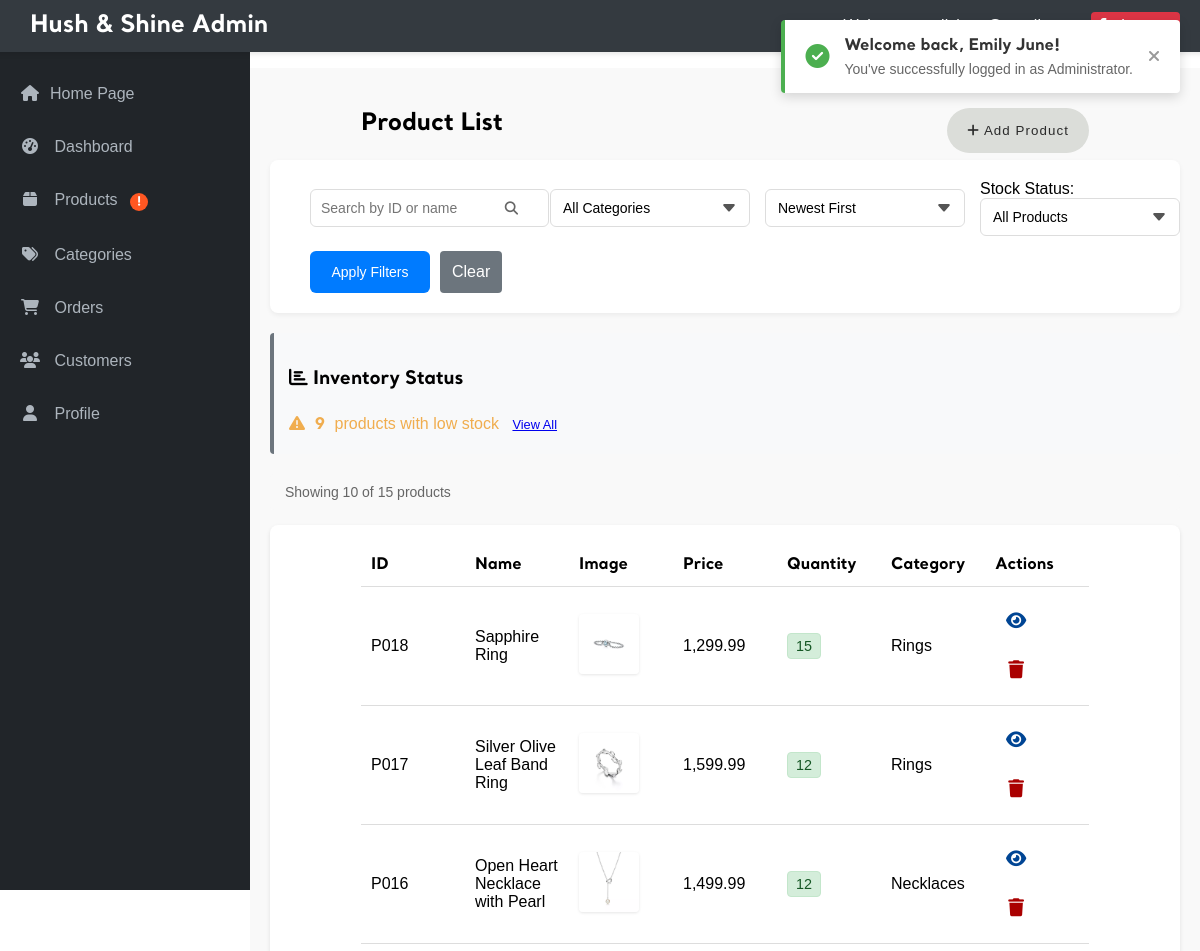
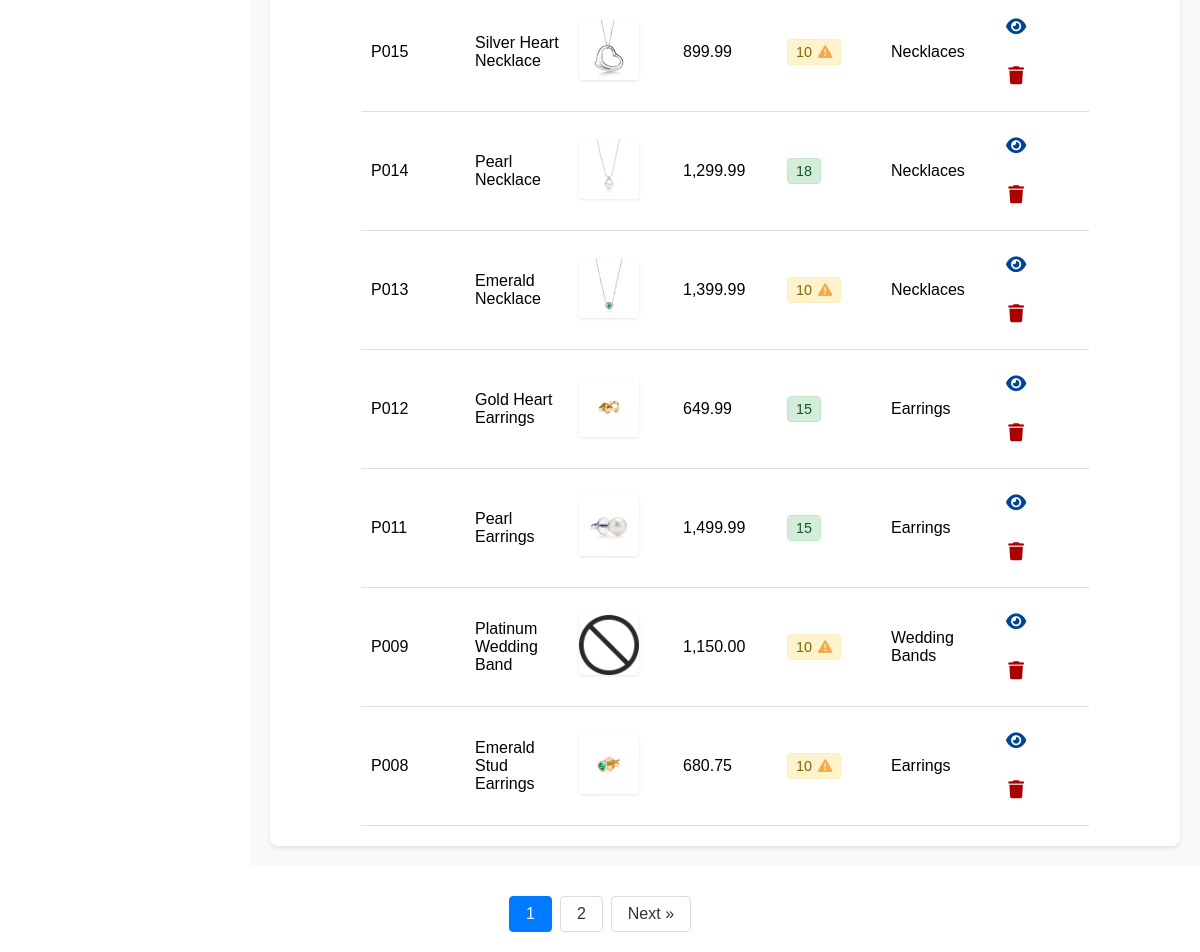
The page /admin/admin_products.php (signed in) on the database as committed earlier (2 pictures, top to bottom).
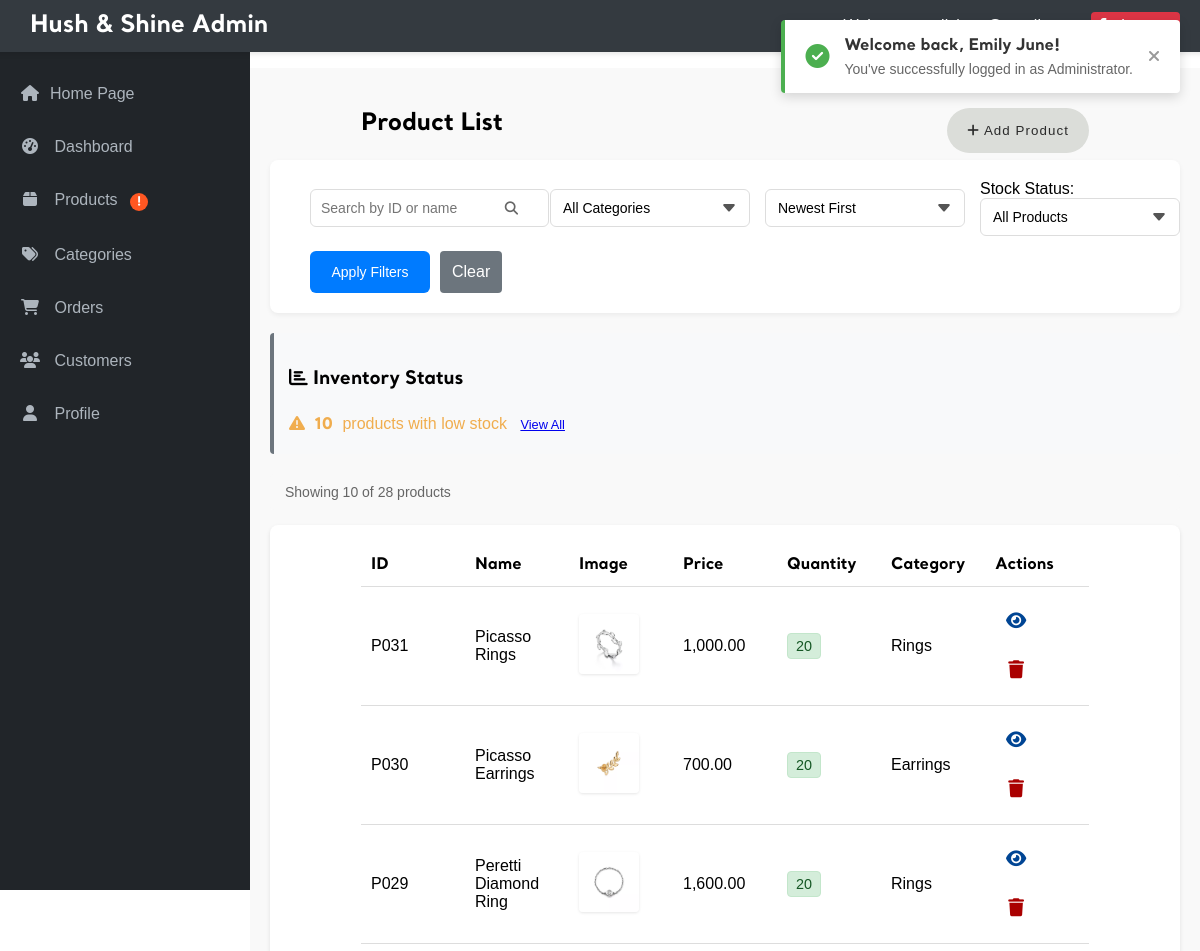
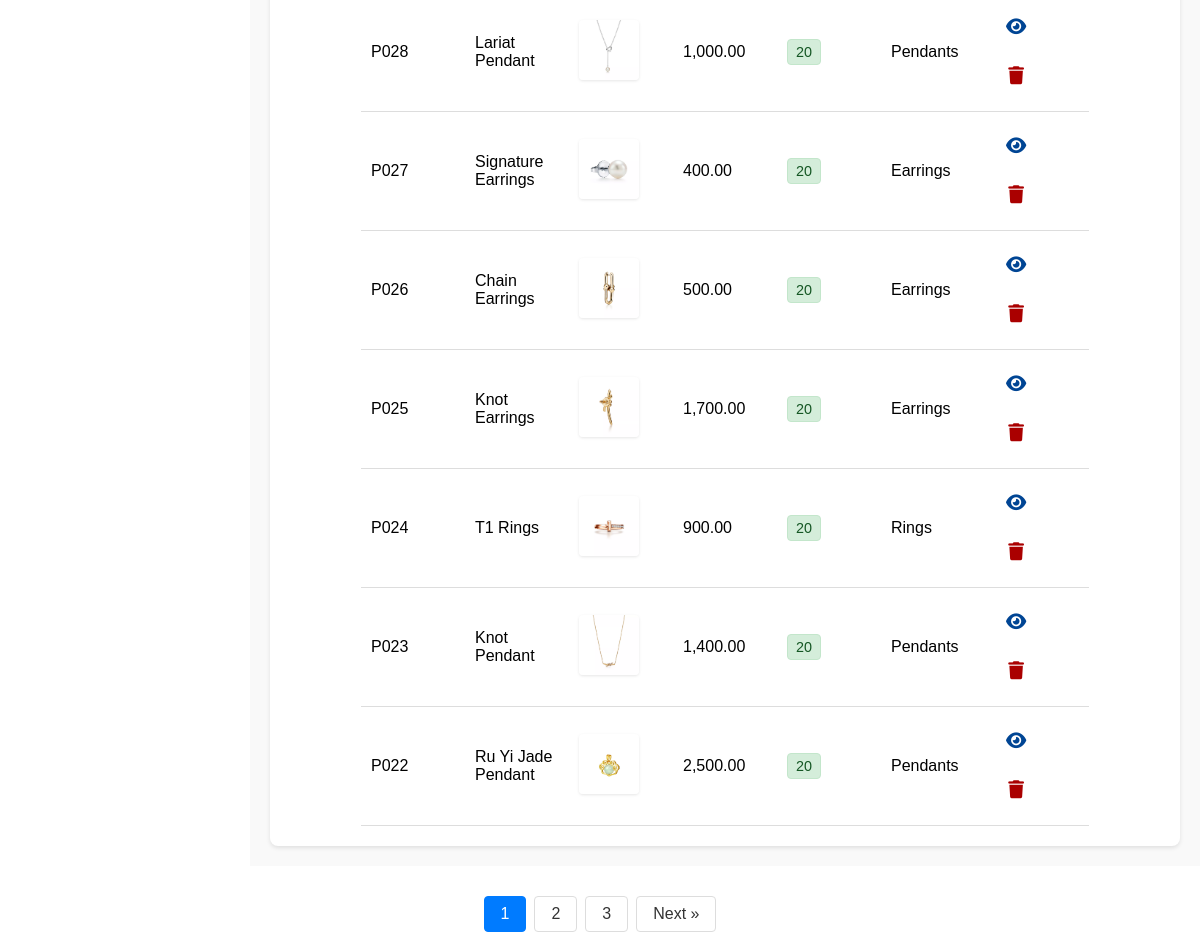
The same page on the database as committed later (2 pictures, top to bottom).
### tables this page shows
CREATE TABLE `product` (
  `prod_id` char(4) NOT NULL,
  `prod_name` varchar(100) NOT NULL,
  `prod_desc` varchar(200) NOT NULL,
  `price` double(7,2) NOT NULL,
  `quantity` int(4) NOT NULL,
  `cat_id` char(4) NOT NULL,
  `image` varchar(100) NOT NULL
);

CREATE TABLE `category` (
  `cat_id` varchar(4) NOT NULL,
  `cat_name` varchar(50) NOT NULL,
  `material_type` varchar(100) NOT NULL
);

### admin/admin_products.php (the view, shortened to what the changed rows need)
<?php
require_once '../_base.php';
include '../_head.php';
$page = isset($_GET['page']) ? (int)$_GET['page'] : 1;
$itemsPerPage = 10;
$offset = ($page - 1) * $itemsPerPage;
$searchTerm = isset($_GET['search']) ? trim($_GET['search']) : '';
$categoryFilter = isset($_GET['category']) ? $_GET['category'] : '';
$sortBy = isset($_GET['sort']) ? $_GET['sort'] : 'newest';
$stockFilter = isset($_GET['stock_filter']) ? $_GET['stock_filter'] : '';
$where = [];
$params = [];
$whereClause = !empty($where) ? ' WHERE ' . implode(' AND ', $where) : '';
$orderBy = match($sortBy) {
    'price_high' => 'p.price DESC',
    'price_low' => 'p.price ASC',
    'stock_high' => 'p.quantity DESC',
    'stock_low' => 'p.quantity ASC',
    'name_asc' => 'p.prod_name ASC',
    'name_desc' => 'p.prod_name DESC',
    'oldest' => 'p.prod_id ASC',
    default => 'p.prod_id DESC'
};
try {
    $countQuery = "SELECT COUNT(*) FROM product p" . $whereClause;
    $stmt = $_db->prepare($countQuery);
    $stmt->execute($params);
    $totalItems = $stmt->fetchColumn();
    $totalPages = ceil($totalItems / $itemsPerPage);
} catch (PDOException $e) {
    echo "Database error: " . $e->getMessage();
    exit;
}
try {
    $query = "SELECT p.prod_id, p.prod_name, p.prod_desc, p.price, p.quantity, p.cat_id as category, p.image
             FROM product p
             LEFT JOIN category c ON p.cat_id = c.cat_id"
             . $whereClause .
             " ORDER BY " . $orderBy .
             " LIMIT " . $itemsPerPage . " OFFSET " . $offset;
    $stmt = $_db->prepare($query);
    $stmt->execute($params);
    $products = $stmt->fetchAll(PDO::FETCH_ASSOC);
} catch (PDOException $e) {
    echo "Database error: " . $e->getMessage();
    exit;
}
?>
            <div class="admin-main">
                <div class="admin-title">
                    <h2>Product List</h2>
                </div>
                    <?php
                        try {
                            $lowStockQuery = $_db->prepare("SELECT COUNT(*) FROM product WHERE quantity <= ? AND quantity > 0");
                            $lowStockQuery->execute([LOW_STOCK_THRESHOLD]);
                            $lowStockCount = $lowStockQuery->fetchColumn();
                            $outOfStockQuery = $_db->query("SELECT COUNT(*) FROM product WHERE quantity = 0");
                            $outOfStockCount = $outOfStockQuery->fetchColumn();
                        } catch (PDOException $e) {
                            $lowStockCount = 0;
                            $outOfStockCount = 0;
                        }
                        if ($lowStockCount > 0 || $outOfStockCount > 0):
                        ?>
                        <div class="stock-summary">
                            <div class="stock-alert">
                                <?php if ($lowStockCount > 0): ?>
                                    <div class="stock-alert-item warning-alert">
                                        <i class="fas fa-exclamation-triangle"></i>
                                        <span class="stock-alert-count"><?= $lowStockCount ?></span> products with low stock
                                        <a href="admin_products.php?stock_filter=low" class="btn btn-sm btn-outline-warning">View All</a>
                                    </div>
                                <?php endif; ?>
                            </div>
                        </div>
                    <?php endif; ?>
                <div class="product-info-bar">
                <div class="product-count">
                    Showing <?= count($products) ?> of <?= $totalItems ?> products
                </div>
            </div>
                <div class="table-responsive">
                    <table class="admin-table">
                        <thead>
                            <tr>
                                <th>ID</th>
                                <th>Name</th>
                                <th>Image</th>
                                <th>Price</th>
                                <th>Quantity</th>
                                <th>Category</th>
                                <th>Actions</th>
                            </tr>
                        </thead>
                        <tbody>
                            <?php if (count($products) > 0): ?>
                                <?php foreach ($products as $product): ?>
                                    <?php
                                    $productImage = '../images/no-image.png';
                                    if (!empty($product['image'])) {
                                        $imageData = json_decode($product['image'], true);
                                        if ($imageData) {
                                            $imageFile = is_array($imageData) ? $imageData[0] : $imageData;
                                            $productImage = '../images/products/' . $imageFile;
                                        }
                                    }
                                    $stm = $_db->prepare("SELECT cat_name FROM category WHERE cat_id = ?");
                                    $stm->execute([$product['category']]);
                                    $category_name = $stm->fetchColumn();
                                    ?>
                                    <tr>
                                        <td><?= htmlspecialchars($product['prod_id']) ?></td>
                                        <td><?= htmlspecialchars($product['prod_name']) ?></td>
                                        <td class="product-thumbnail">
                                            <img src="<?= htmlspecialchars($productImage) ?>" alt="<?= htmlspecialchars($product['prod_name']) ?>">
                                        </td>
                                        <td><?= number_format($product['price'], 2) ?></td>
                                        <td>
                                            <?php if($product['quantity'] <= LOW_STOCK_THRESHOLD): ?>
                                                <span class="stock-badge low-stock" title="Low stock alert">
                                                    <?= htmlspecialchars($product['quantity']) ?>
                                                    <i class="fas fa-exclamation-triangle"></i>
                                                </span>
                                            <?php else: ?>
                                                <span class="stock-badge in-stock">
                                                    <?= htmlspecialchars($product['quantity']) ?>
                                                </span>
                                            <?php endif; ?>
                                        </td>
                                        <td><?= htmlspecialchars($category_name) ?></td>
                                        <td class="actions">
                                            <a href="view_product.php?id=<?= $product['prod_id'] ?>" class="btn">
                                                <i class="fas fa-eye"></i>
                                            </a>
                                            <a class="btn btn-danger delete-product"
                                                data-id="<?= htmlspecialchars($product['prod_id']) ?>"
                                                data-name="<?= htmlspecialchars($product['prod_name']) ?>">
                                                <i class="fas fa-trash"></i>
                                            </a>
                                        </td>
                                    </tr>
                                <?php endforeach; ?>
                            <?php else: ?>
                                <tr>
                                    <td colspan="6">No products found</td>
                                </tr>
                            <?php endif; ?>
                        </tbody>
                    </table>
                </div>
            </div>
            <?php if ($totalPages > 1): ?>
            <div class="pagination">
                <?php
                $range = 2;
                $startPage = max(1, $page - $range);
                $endPage = min($totalPages, $page + $range);
                for ($i = $startPage; $i <= $endPage; $i++) {
                    echo '<a href="?page=' . $i . '&search=' . urlencode($searchTerm) . '&category=' . urlencode($categoryFilter) . '&sort=' . urlencode($sortBy) . "&stock_filter=" . urlencode($stockFilter) . '"';
                    echo ($i == $page) ? ' class="active"' : '';
                    echo '>' . $i . '</a>';
                }
                ?>
                <?php if ($page < $totalPages): ?>
                    <a href="?page=<?= $page + 1 ?>&search=<?= urlencode($searchTerm) ?>&category=<?= urlencode($categoryFilter) ?>&sort=<?= urlencode($sortBy) ?>&stock_filter=<?= urlencode($stockFilter) ?>">Next &raquo;</a>
                <?php endif; ?>
            </div>
            <?php endif; ?>
                </main>
            </div>

Rows that differ between the two databases and show on the page:
no longer on this page (row unchanged): product: prod_id "P018", prod_name "Sapphire Ring", shows a picture, price "1,299.99", quantity "15", cat.cat_name "Rings"
no longer on this page (row unchanged): product: prod_id "P017", prod_name "Silver Olive Leaf Band Ring", price "1,599.99", quantity "12", cat.cat_name "Rings"
no longer on this page (row unchanged): product: prod_id "P016", prod_name "Open Heart Necklace with Pearl", price "1,499.99", quantity "12", cat.cat_name "Necklaces"
no longer on this page (row unchanged): product: prod_id "P015", prod_name "Silver Heart Necklace", shows a picture, price "899.99", quantity "10", cat.cat_name "Necklaces"
no longer on this page (row unchanged): product: prod_id "P014", prod_name "Pearl Necklace", shows a picture, price "1,299.99", quantity "18", cat.cat_name "Necklaces"
no longer on this page (row unchanged): product: prod_id "P013", prod_name "Emerald Necklace", shows a picture, price "1,399.99", quantity "10", cat.cat_name "Necklaces"
no longer on this page (row unchanged): product: prod_id "P012", prod_name "Gold Heart Earrings", shows a picture, price "649.99", quantity "15", cat.cat_name "Earrings"
no longer on this page (row unchanged): product: prod_id "P011", prod_name "Pearl Earrings", price "1,499.99", quantity "15", cat.cat_name "Earrings"
no longer on this page (row unchanged): product: prod_id "P009", prod_name "Platinum Wedding Band", shows a picture, price "1,150.00", quantity "10", cat.cat_name "Wedding Bands"
no longer on this page (row unchanged): product: prod_id "P008", prod_name "Emerald Stud Earrings", shows a picture, price "680.75", quantity "10", cat.cat_name "Earrings"
added product: prod_id "P031", prod_name "Picasso Rings", price "1,000.00", quantity "20", cat.cat_name "Rings"
added product: prod_id "P030", prod_name "Picasso Earrings", shows a picture, price "700.00", quantity "20", cat.cat_name "Earrings"
added product: prod_id "P029", prod_name "Peretti Diamond Ring", shows a picture, price "1,600.00", quantity "20", cat.cat_name "Rings"
added product: prod_id "P028", prod_name "Lariat Pendant", price "1,000.00", quantity "20", cat.cat_name "Pendants"
added product: prod_id "P027", prod_name "Signature Earrings", price "400.00", quantity "20", cat.cat_name "Earrings"
added product: prod_id "P026", prod_name "Chain Earrings", shows a picture, price "500.00", quantity "20", cat.cat_name "Earrings"
added product: prod_id "P025", prod_name "Knot Earrings", shows a picture, price "1,700.00", quantity "20", cat.cat_name "Earrings"
added product: prod_id "P024", prod_name "T1 Rings", shows a picture, price "900.00", quantity "20", cat.cat_name "Rings"
added product: prod_id "P023", prod_name "Knot Pendant", shows a picture, price "1,400.00", quantity "20", cat.cat_name "Pendants"
added product: prod_id "P022", prod_name "Ru Yi Jade Pendant", shows a picture, price "2,500.00", quantity "20", cat.cat_name "Pendants"
Other text that changed with them:
$lowStockCount: "9" → "10"
$totalItems: "15" → "28"
new list line: "3"
